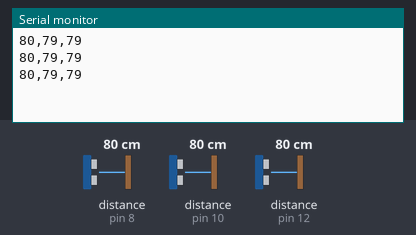
Bench run of a program on a simulated Arduino Uno, built with avr-gcc and run on an emulated ATmega328P. Parts: the last lines printed to the serial monitor. Wiring (inferred from the names in the program): 3 × ultrasonic range finder: trigger pin 7, echo pin 8 / trigger pin 9, echo pin 10 / trigger pin 11, echo pin 12. The test bench sets the inputs (shaded band); at power-on: distance to the obstacle (sensors on pin 8, pin 10, pin 12) 80 cm. The echo pulse lasts 58.3 µs per cm.

Above: at 1.3 s.
1.4 s: distance to the obstacle (sensor on pin 8) set to 2 cm
At 2.0 s:
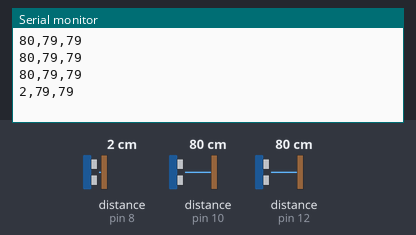
2.9 s: distance to the obstacle (sensor on pin 10) set to 2 cm
At 3.5 s:
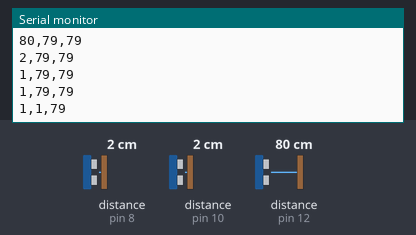
4.4 s: distance to the obstacle (sensor on pin 12) set to 2 cm
At 5.0 s:
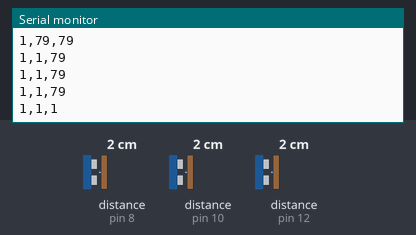
5.9 s: distance to the obstacle (sensor on pin 8) set to 4 cm
At 6.5 s:
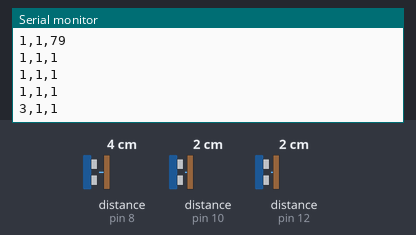
7.4 s: distance to the obstacle (sensor on pin 10) set to 4 cm
At 8.0 s:
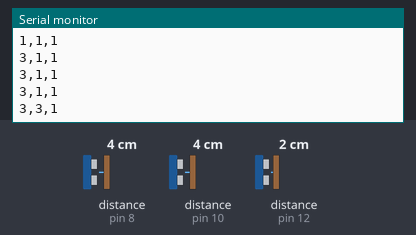
8.9 s: distance to the obstacle (sensor on pin 12) set to 4 cm
At 9.5 s:
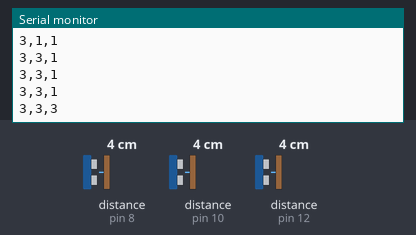
Timing chart, 0 to 11.4 s (numbered marks = the images above; inputs shaded):
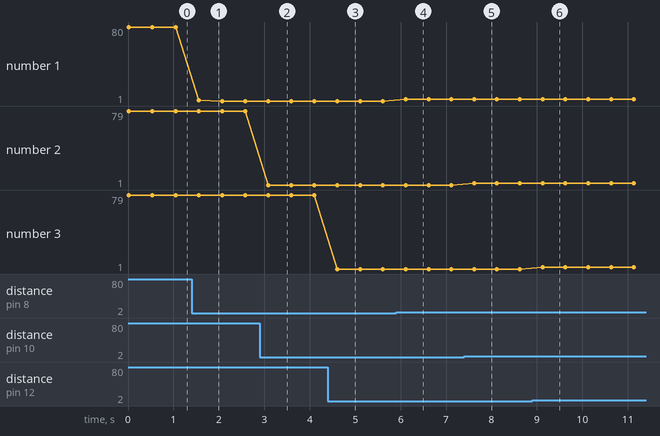

The program:

main.cpp
```cpp
#include <Arduino.h>

int TrigpinFront = 7;
int EchopinFront = 8;

int TrigpinLeft = 9;
int EchopinLeft = 10;

int TrigpinRight = 11;
int EchopinRight = 12;

void setup() {
  Serial.begin(9600);
  pinMode(TrigpinFront, OUTPUT);
  pinMode(EchopinFront, INPUT);

  pinMode(TrigpinLeft, OUTPUT);
  pinMode(EchopinLeft, INPUT);

  pinMode(TrigpinRight, OUTPUT);
  pinMode(EchopinRight, INPUT);
}

void loop() {
  digitalWrite(TrigpinFront, LOW);
  delayMicroseconds(2);
  digitalWrite(TrigpinFront, HIGH);
  delayMicroseconds(10);
  digitalWrite(TrigpinFront, LOW);
  long Frontduration = pulseIn(EchopinFront, HIGH, 25000); // timeout 25ms (~4m)

  digitalWrite(TrigpinLeft, LOW);
  delayMicroseconds(2);
  digitalWrite(TrigpinLeft, HIGH);
  delayMicroseconds(10);
  digitalWrite(TrigpinLeft, LOW);
  long Leftduration = pulseIn(EchopinLeft, HIGH, 25000); // timeout 25ms (~4m)

  digitalWrite(TrigpinRight, LOW);
  delayMicroseconds(2);
  digitalWrite(TrigpinRight, HIGH);
  delayMicroseconds(10);
  digitalWrite(TrigpinRight, LOW);
  long Rightduration = pulseIn(EchopinRight, HIGH, 25000); // timeout 25ms (~4m)
  long Frontdistance = 428;
  long Leftdistance = 428;
  long Rightdistance = 428;
  if(Frontduration > 0){
    Frontdistance = Frontduration * 0.0343 / 2;
  }
  if(Leftduration > 0){
    Leftdistance = Leftduration * 0.0343 / 2;
  }
  if(Rightduration > 0){
    Rightdistance = Rightduration * 0.0343 / 2;
  }
  Serial.println(String(Frontdistance) + "," + String(Leftdistance) + "," + String(Rightdistance));

  delay(500);
}
```

Measured:
- after the input at 1.4 s, the serial monitor: prints a new line after 0.16 s (image 1)
- after the input at 2.9 s, the serial monitor: prints a new line after 0.19 s (image 2)
- after the input at 4.4 s, the serial monitor: prints a new line after 0.20 s (image 3)
- after the input at 5.9 s, the serial monitor: prints a new line after 0.21 s (image 4)
- after the input at 7.4 s, the serial monitor: prints a new line after 0.22 s (image 5)
- after the input at 8.9 s, the serial monitor: prints a new line after 0.23 s (image 6)
- plotted number 1: 80 → 1 after the input at 1.4 s, 1 → 3 after the input at 5.9 s
